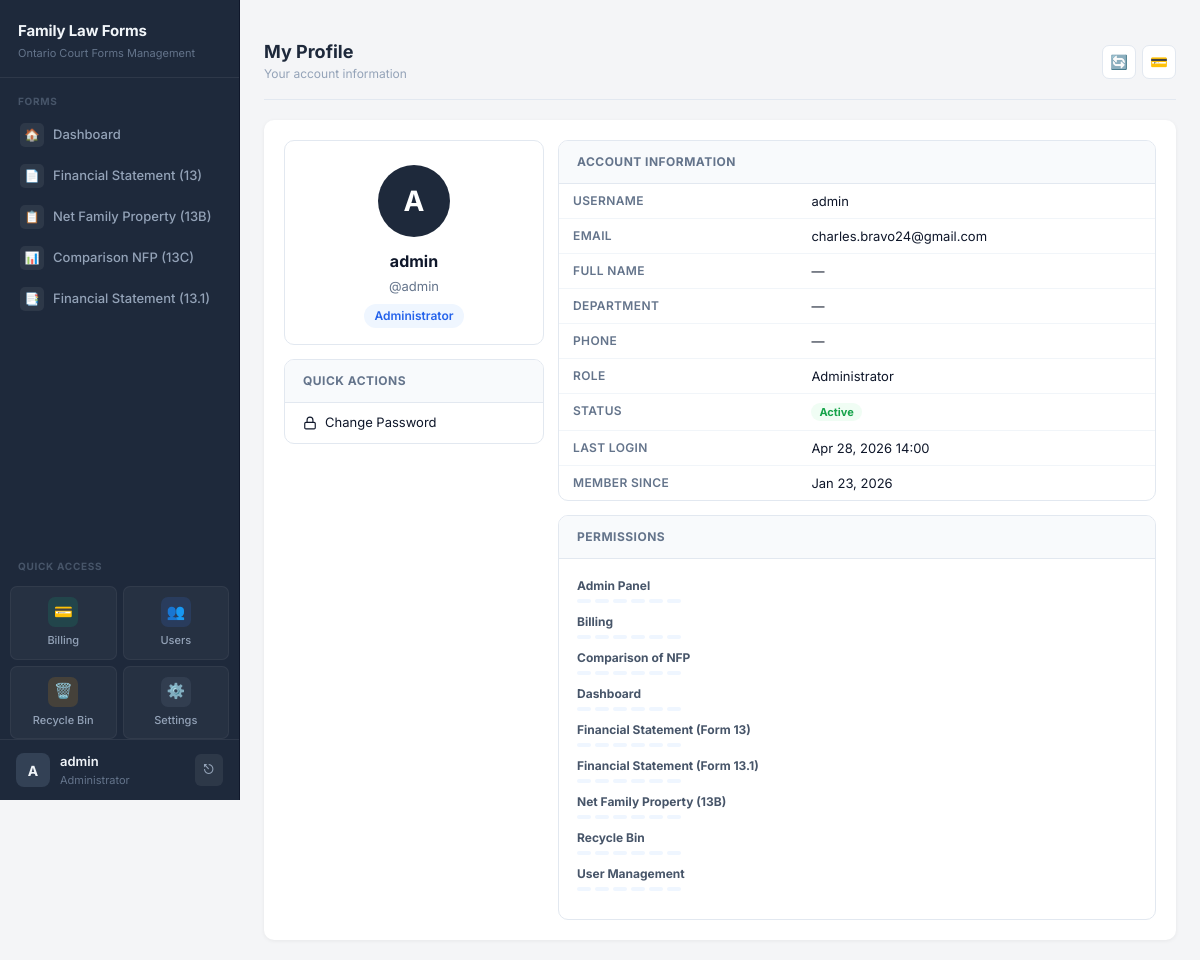
The app's page /user-management/profile/ (signed in) with its own data.
### users/models.py (models this page shows, shortened)
class UserProfile(models.Model):
    user = models.OneToOneField(User, on_delete=models.CASCADE, related_name='profile')
    role = models.ForeignKey(Role, on_delete=models.SET_NULL, null=True, blank=True, related_name='users')
    phone = models.CharField(max_length=20, blank=True)
    department = models.CharField(max_length=100, blank=True)
    avatar = models.ImageField(upload_to='avatars/', blank=True, null=True)
    is_active = models.BooleanField(default=True)
    created_at = models.DateTimeField(auto_now_add=True)
    updated_at = models.DateTimeField(auto_now=True)
    last_password_change = models.DateTimeField(null=True, blank=True)
    password_reset_required = models.BooleanField(default=False)

class Role(models.Model):
    name = models.CharField(max_length=100, unique=True)
    description = models.TextField(blank=True)
    permissions = models.ManyToManyField(Permission, blank=True, related_name='roles')
    is_active = models.BooleanField(default=True)
    created_at = models.DateTimeField(auto_now_add=True)
    updated_at = models.DateTimeField(auto_now=True)
    class Meta:
        ordering = ['name']

class Module(models.Model):
    name = models.CharField(max_length=100, unique=True)
    code = models.CharField(max_length=50, unique=True)  # e.g., 'financial_statement', 'comparison_nfp'
    description = models.TextField(blank=True)
    icon = models.CharField(max_length=50, default='📁')
    is_active = models.BooleanField(default=True)
    created_at = models.DateTimeField(auto_now_add=True)
    updated_at = models.DateTimeField(auto_now=True)
    class Meta:
        ordering = ['name']

class Permission(models.Model):
    PERMISSION_TYPES = [
        ('view', 'View'),
        ('create', 'Create'),
        ('edit', 'Edit'),
        ('delete', 'Delete'),
        ('print', 'Print'),
        ('export', 'Export'),
    ]
    module = models.ForeignKey(Module, on_delete=models.CASCADE, related_name='permissions')
    permission_type = models.CharField(max_length=20, choices=PERMISSION_TYPES)
    class Meta:
        unique_together = ['module', 'permission_type']
        ordering = ['module', 'permission_type']

### users/views.py (the view)
# urls.py: path('profile/', views.my_profile, name='my_profile'),
@login_required
def my_profile(request):
    profile, created = UserProfile.objects.get_or_create(user=request.user)
    return render(request, 'users/my_profile.html', {'profile': profile})

### users/context_processors.py (called while the page is built, shortened)
def user_permissions(request):
    context = {
        'user_modules': {},
        'user_permissions': {},
    }
    if not request.user.is_authenticated:
        return context
    if request.user.is_superuser:
        modules = Module.objects.filter(is_active=True)
        context['user_modules'] = {m.code: True for m in modules}
        context['user_permissions'] = {
            m.code: {
                'view': True,
                'create': True,
                'edit': True,
                'delete': True,
                'print': True,
                'export': True,
            } for m in modules
        }
        return context

### users/templates/users/my_profile.html (shortened to what this page needs)
﻿{% extends 'base.html' %}
{% block header %}My Profile{% endblock %}
{% block subheader %}Your account information{% endblock %}
{% block content %}
<div class="mp-layout">
  <div>
    <div class="mp-card">
      <div class="mp-avatar-wrap">
        <div class="mp-avatar">{{ user.first_name|first|upper|default:user.username|first|upper }}</div>
        <div class="mp-name">{{ user.get_full_name|default:user.username }}</div>
        <div class="mp-username">@{{ user.username }}</div>
        {% if user.profile.role %}
        <span class="mp-role-badge">{{ user.profile.role.name }}</span>
        {% endif %}
      </div>
    </div>
    <div class="mp-card">
      <div class="mp-head">Quick Actions</div>
      <ul class="mp-actions-list">
        <li>
          <a href="{% url 'users:change_password' %}" class="mp-action-link">
            <svg width="14" height="14" viewBox="0 0 24 24" fill="none" stroke="currentColor" stroke-width="2"><rect x="3" y="11" width="18" height="11" rx="2"/><path d="M7 11V7a5 5 0 0110 0v4"/></svg>
            Change Password
          </a>
        </li>
      </ul>
    </div>
  </div>
  <div>
    <div class="mp-card">
      <div class="mp-head">Account Information</div>
      <table class="mp-table">
        <tr><td>Username</td><td>{{ user.username }}</td></tr>
        <tr><td>Email</td><td>{{ user.email|default:"&#8212;" }}</td></tr>
        <tr><td>Full Name</td><td>{{ user.get_full_name|default:"&#8212;" }}</td></tr>
        <tr><td>Department</td><td>{{ user.profile.department|default:"&#8212;" }}</td></tr>
        <tr><td>Phone</td><td>{{ user.profile.phone|default:"&#8212;" }}</td></tr>
        <tr><td>Role</td><td>{{ user.profile.role.name|default:"&#8212;" }}</td></tr>
        <tr><td>Status</td><td>{% if user.is_active %}<span class="mp-status-active">Active</span>{% else %}<span class="mp-status-inactive">Inactive</span>{% endif %}</td></tr>
        <tr><td>Last Login</td><td>{{ user.last_login|date:"M d, Y H:i"|default:"&#8212;" }}</td></tr>
        <tr><td>Member Since</td><td>{{ user.date_joined|date:"M d, Y" }}</td></tr>
      </table>
    </div>
    {% if user.profile.role and user.profile.role.permissions.exists %}
    <div class="mp-card">
      <div class="mp-head">Permissions</div>
      <div class="mp-body">
        {% regroup user.profile.role.permissions.all by module as perm_modules %}
        {% for group in perm_modules %}
        <div class="mp-perm-mod">
          <div class="mp-perm-mod-name">{{ group.grouper.name }}</div>
          <div class="mp-perm-chips">
            {% for perm in group.list %}
            <span class="mp-perm-chip">{{ perm.name }}</span>
            {% endfor %}
          </div>
        </div>
        {% endfor %}
      </div>
    </div>
    {% endif %}
  </div>
</div>
{% endblock %}

### forms/templates/base.html (shortened to what this page needs)
<!DOCTYPE html>
<html lang="en">
<head>
  <link rel="stylesheet" href="https://cdn.jsdelivr.net/npm/bootstrap@5.3.2/dist/css/bootstrap.min.css">
</head>
<body>
  <div class="app-shell">
    <nav class="sidebar" id="sidebar">
      <div class="brand">
        <p class="title mb-0">Family Law Forms</p>
        <p class="sub mb-0">Ontario Court Forms Management</p>
      </div>
      <div class="nav-section">Forms</div>
      <ul class="nav flex-column">
        {% if user_modules.dashboard or request.user.is_superuser %}
        <li class="nav-item">
          <a class="nav-link" href="/forms/dashboard/">
            <span class="nav-icon">🏠</span> Dashboard
          </a>
        </li>
        {% endif %}
        {% if user_modules.financial_statement or request.user.is_superuser %}
        <li class="nav-item">
          <a class="nav-link" href="{% url 'financial_statement_list' %}">
            <span class="nav-icon">📄</span> Financial Statement (13)
          </a>
        </li>
        {% endif %}
        {% if user_modules.net_family_property_13b or request.user.is_superuser %}
        <li class="nav-item">
          <a class="nav-link" href="{% url 'net_family_property_13b_list' %}">
            <span class="nav-icon">📋</span> Net Family Property (13B)
          </a>
        </li>
        {% endif %}
        {% if user_modules.comparison_nfp or request.user.is_superuser %}
        <li class="nav-item">
          <a class="nav-link" href="/forms/comparison-nfp/">
            <span class="nav-icon">📊</span> Comparison NFP (13C)
          </a>
        </li>
        {% endif %}
        {% if user_modules.financial_statement_131 or request.user.is_superuser %}
        <li class="nav-item">
          <a class="nav-link" href="{% url 'financial_statement_131_list' %}">
            <span class="nav-icon">📑</span> Financial Statement (13.1)
          </a>
        </li>
        {% endif %}
      </ul>
      <div class="nav-section mt-2">Quick Access</div>
      <div class="nav-grid">
        {% if user_modules.billing or request.user.is_superuser %}
        <a href="{% url 'billing_dashboard' %}" class="nav-grid-item billing">
          <span class="nav-grid-icon">💳</span>
          Billing
        </a>
        {% endif %}
        {% if user_modules.user_management or request.user.is_superuser or request.user.is_staff %}
        <a href="{% url 'users:dashboard' %}" class="nav-grid-item users">
          <span class="nav-grid-icon">👥</span>
          Users
        </a>
        {% endif %}
        {% if user_modules.recycle_bin or request.user.is_superuser %}
        <a href="{% url 'recycle_bin' %}" class="nav-grid-item recycle">
          <span class="nav-grid-icon">🗑️</span>
          Recycle Bin
        </a>
        {% endif %}
        {% if request.user.is_superuser or request.user.is_staff %}
        <a href="{% url 'settings_page' %}" class="nav-grid-item admin">
          <span class="nav-grid-icon">⚙️</span>
          Settings
        </a>
        {% endif %}
      </div>
      <div class="sidebar-user">
        <div class="sidebar-user-info">
          <div class="sidebar-user-avatar">
            {% if request.user.is_authenticated %}{{ request.user.username|slice:":1"|upper }}{% else %}?{% endif %}
          </div>
          <div class="sidebar-user-details">
            <div class="sidebar-user-name">{% if request.user.is_authenticated %}{{ request.user.username }}{% else %}Guest{% endif %}</div>
            <div class="sidebar-user-role">{% if request.user.is_staff %}Administrator{% else %}User{% endif %}</div>
          </div>
          <form method="post" action="/accounts/logout/" style="margin:0;">
            <button type="submit" class="sidebar-logout-btn" title="Logout">⎋</button>
          </form>
        </div>
      </div>
    </nav>
    <main class="main">
      <div class="topbar">
        <div>
          <h1>{% block header %}Welcome{% endblock %}</h1>
          <div class="subtitle">{% block subheader %}Manage your forms and schedules{% endblock %}</div>
        </div>
        <div class="topbar-actions">
          <button class="topbar-btn" title="Refresh" onclick="location.reload()">🔄</button>
          <a href="{% url 'billing_dashboard' %}" class="topbar-btn" title="Billing">💳</a>
        </div>
      </div>
      <div class="page-card animate-in">
        {% block content %}{% endblock %}
      </div>
    </main>
  </div>
</body>
</html>

### users/templates/users/my_profile.html (style rules this page uses)
.mp-layout { display: grid; grid-template-columns: 260px 1fr; gap: 14px; }
.mp-card { background: #fff; border: 1px solid #e2e8f0; border-radius: 10px; overflow: hidden; margin-bottom: 14px; }
.mp-card:last-child { margin-bottom: 0; }
.mp-head { padding: 12px 18px; background: #f8fafc; border-bottom: 1px solid #e2e8f0; font-size: 12px; font-weight: 700; text-transform: uppercase; letter-spacing: .04em; color: #64748b; }
.mp-body { padding: 18px; }
.mp-avatar-wrap { text-align: center; padding: 24px 18px 16px; }
.mp-avatar { width: 72px; height: 72px; background: #1e293b; color: #fff; border-radius: 50%; display: inline-flex; align-items: center; justify-content: center; font-size: 28px; font-weight: 700; text-transform: uppercase; margin-bottom: 12px; }
.mp-name { font-size: 16px; font-weight: 700; color: #0f172a; margin-bottom: 4px; }
.mp-username { font-size: 13px; color: #64748b; margin-bottom: 8px; }
.mp-role-badge { display: inline-block; padding: 3px 10px; background: #eff6ff; color: #2563eb; border-radius: 20px; font-size: 12px; font-weight: 600; }
.mp-actions-list { list-style: none; padding: 0; margin: 0; }
.mp-actions-list li { border-bottom: 1px solid #f1f5f9; }
.mp-actions-list li:last-child { border-bottom: none; }
.mp-action-link { display: flex; align-items: center; gap: 8px; padding: 10px 18px; font-size: 13px; color: #0f172a; text-decoration: none; transition: background .12s; }
table.mp-table { width: 100%; border-collapse: collapse; font-size: 13px; }
.mp-table tr td { padding: 9px 14px; border-bottom: 1px solid #f1f5f9; vertical-align: top; }
.mp-table tr:last-child td { border-bottom: none; }
.mp-table td:first-child { font-size: 12px; font-weight: 600; color: #64748b; text-transform: uppercase; letter-spacing: .03em; width: 40%; white-space: nowrap; }
.mp-table td:last-child { color: #0f172a; }
.mp-status-active { display: inline-block; padding: 2px 8px; border-radius: 20px; font-size: 11px; font-weight: 700; background: #f0fdf4; color: #16a34a; }
.mp-perm-mod { margin-bottom: 10px; }
.mp-perm-mod-name { font-size: 12px; font-weight: 700; color: #475569; margin-bottom: 4px; }
.mp-perm-chips { display: flex; flex-wrap: wrap; gap: 4px; }
.mp-perm-chip { display: inline-block; padding: 2px 7px; background: #eff6ff; color: #2563eb; border-radius: 20px; font-size: 11px; font-weight: 600; }

### records on screen
Module: grouper.name "Admin Panel"
Module: grouper.name "Billing"
Module: grouper.name "Comparison of NFP"
Module: grouper.name "Dashboard"
Module: grouper.name "Financial Statement (Form 13)"
Module: grouper.name "Financial Statement (Form 13.1)"
Module: grouper.name "Net Family Property (13B)"
Module: grouper.name "Recycle Bin"
Module: grouper.name "User Management"

### other values on screen
{{ request.user.username|slice:":1"|upper }} "A"
{{ request.user.username }} "admin"
{{ user.first_name|first|upper|default:user.username|first|upper }} "A"
{{ user.get_full_name|default:user.username }} "admin"
{{ user.username }} "admin"
{{ user.profile.role.name }} "Administrator"
{{ user.email|default:"&#8212;" }} "charles.bravo24@gmail.com"
{{ user.get_full_name|default:"&#8212;" }} "—"
{{ user.profile.department|default:"&#8212;" }} "—"
{{ user.profile.phone|default:"&#8212;" }} "—"
{{ user.profile.role.name|default:"&#8212;" }} "Administrator"
{{ user.last_login|date:"M d, Y H:i"|default:"&#8212;" }} "Apr 28, 2026 14:00"
{{ user.date_joined|date:"M d, Y" }} "Jan 23, 2026"
